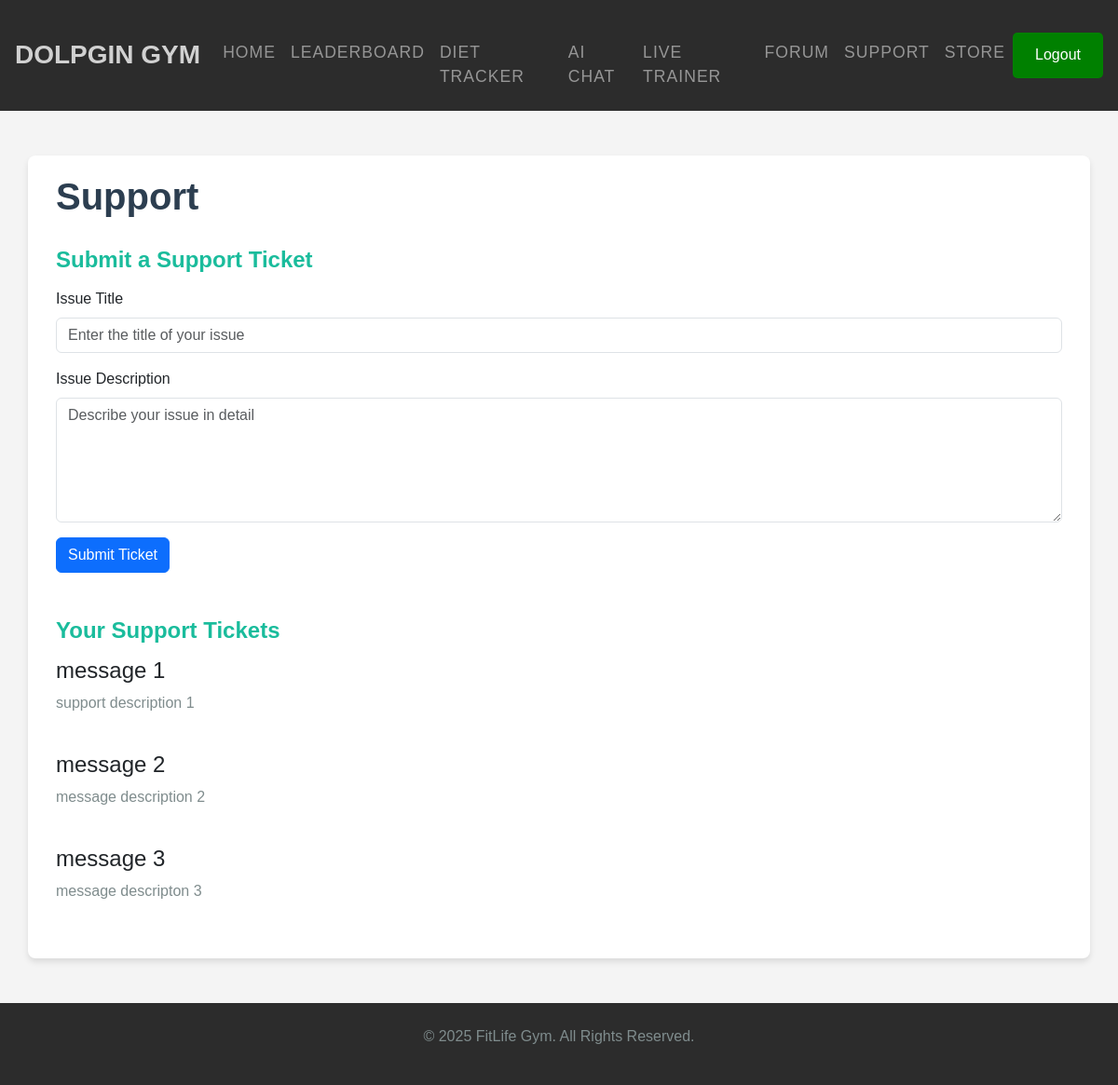
/index/dashboard/pages/support.php (signed in), run on the app's committed database.
### tables this page shows
CREATE TABLE `user_messages` (
  `id` int(11) NOT NULL,
  `user_id` int(11) NOT NULL,
  `message` text NOT NULL,
  `description` varchar(255) NOT NULL,
  `submitted_at` timestamp NOT NULL DEFAULT current_timestamp()
);

### index/dashboard/pages/support.php (the view, shortened to what this page needs)
<?php
  include_once 'include/db.php';
include_once "component/dashboard_header.php";
?>
<main class="container mt-5">
    <h1>Support</h1>
    <div class="support-form">
        <h3>Submit a Support Ticket</h3>
        <form id="supportForm" action="include/support.inc.php" method="POST">
            <div class="form-group">
                <label for="issueTitle">Issue Title</label>
                <input type="text" name="title" id="issueTitle" class="form-control" placeholder="Enter the title of your issue" required>
            </div>
            <div class="form-group">
                <label for="issueDescription">Issue Description</label>
                <textarea id="issueDescription" name="desc" class="form-control" placeholder="Describe your issue in detail" rows="5" required></textarea>
            </div>
            <button type="submit" class="btn btn-primary" name="supportSubmitBtn">Submit Ticket</button>
        </form>
    </div>
    <div class="tickets mt-5">
        <h3>Your Support Tickets</h3>
        <div id="ticketList">
        <?php
            $sql = "SELECT * FROM user_messages";
            $stmt = $mysqli->prepare($sql);
            $stmt->execute();
            $result = $stmt->get_result();
            $rows = $result->fetch_all(MYSQLI_ASSOC);
            foreach ($rows as $message) {
                echo '<div class="forum-post">';
                echo '<h4>' . htmlspecialchars($message['message']) . '</h4>';
                echo '<p>' . nl2br(htmlspecialchars($message['description'])) . '</p><br/>';
                echo '</div>';
            }
        ?>
        </div>
    </div>
</main>
<?php
include_once "component/dashboard_footer.php";
?>

### index/dashboard/css/leaderboard.css (style rules this page uses)
body { font-family: 'Arial', sans-serif; background-color: #f4f4f4; margin: 0; padding: 0; }
h1 { color: #2C3E50; font-size: 2.5rem; font-weight: bold; margin-bottom: 30px; }
h3 { color: #1ABC9C; font-size: 1.5rem; font-weight: bold; margin-bottom: 15px; }
p { color: #7F8C8D; font-size: 1rem; }
.container { background-color: #FFFFFF; padding: 20px 30px; border-radius: 8px; box-shadow: 0 4px 6px rgba(0, 0, 0, 0.1); }

### data on the page
user_messages: message "message 1", description "support description 1"
user_messages: message "message 2", description "message description 2"
user_messages: message "message 3", description "message descripton 3"
